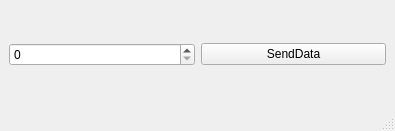
<?xml version="1.0" encoding="UTF-8"?>
<ui version="4.0">
 <class>SecondWIndow</class>
 <widget class="QMainWindow" name="SecondWIndow">
  <property name="geometry">
   <rect>
    <x>0</x>
    <y>0</y>
    <width>395</width>
    <height>131</height>
   </rect>
  </property>
  <property name="windowTitle">
   <string>MainWindow</string>
  </property>
  <widget class="QWidget" name="centralwidget">
   <layout class="QHBoxLayout" name="horizontalLayout">
    <item>
     <widget class="QSpinBox" name="SB_data"/>
    </item>
    <item>
     <widget class="QPushButton" name="PB_sendData">
      <property name="text">
       <string>SendData</string>
      </property>
     </widget>
    </item>
   </layout>
  </widget>
  <widget class="QMenuBar" name="menubar">
   <property name="geometry">
    <rect>
     <x>0</x>
     <y>0</y>
     <width>395</width>
     <height>21</height>
    </rect>
   </property>
  </widget>
  <widget class="QStatusBar" name="statusbar"/>
 </widget>
 <resources/>
 <connections/>
</ui>
